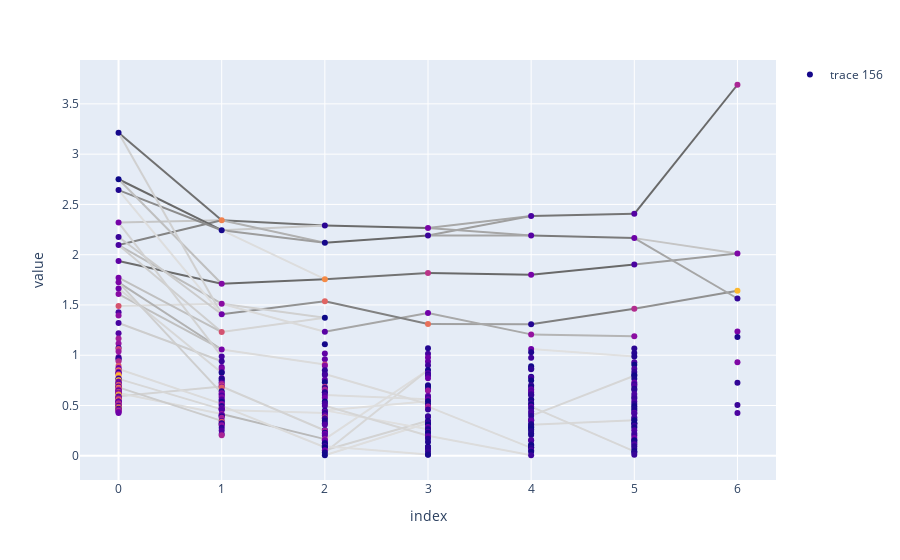

The code cell stored with this chart in its notebook:
### Markdown cell above
# Effective network visualisation

### Code cell
#Effective low network visualisation

import pandas as pd 
import plotly.express as px
import plotly.graph_objects as go

adjacency = [V[i+1].T@U[i] for i in range(len(arch)-2)]

attentionNoAbs = reg.linear.weight.detach().to('cpu').T
attention = torch.abs(attentionNoAbs)
attention=attention.reshape(len(attention))
attentionNoAbs=attentionNoAbs.reshape(len(attention))

def y_scale(x):
    return x 
    return (x-0.4)**0.2

df = pd.DataFrame({})
fig = px.scatter(df)


#Edges  
for k in range(len(adjacency)):
    E = torch.abs(adjacency[k]@torch.diag(S[k]))
    E2=torch.abs(adjacency[k])
    for i in range(E.shape[0]):
        for j in range(E.shape[1]):
            Emin = 3*1/np.sqrt(arch[k+1]) # 3 sigma away from the random uniform baseline 
            if E2[i,j]>Emin:
                edge = pd.DataFrame({"x" : [k,k+1],"y": [y_scale(S[k][j]).item(),y_scale(S[k+1][i]).item()]})
                #figEdge = go.scatter.Line(x=[k,k+1],y=[y_scale(S[k][j]),y_scale(S[k+1][i])],fillcolor='grey')
                
                #fig.add_trace(figEdge)
                coeff = 1-(E2[i,j]-Emin)/(E2.max()-Emin) # A mieux faire 
                color = coeff.item()*np.array([120,120,120])+np.array([105,105,105])
                r,g,b=int(color[0]),int(color[1]),int(color[2])
                color = "rgb"+str((r,g,b))
                fig.add_scatter(x=edge["x"],y=edge["y"],marker={"color":color,"opacity":0},hovertext=str(adjacency[k][i,j])
                               ,hoveron="fills",hoverinfo="text",text=str(adjacency[k][i,j]),showlegend=False ) 
                                   
                middle_node_trace = go.Scatter(
                    x=[np.array(edge["x"]).mean()],
                    y=[np.array(edge["y"]).mean()],
                    text=[str(adjacency[k][i,j])],
                    mode='markers',
                    hoverinfo='text',
                    showlegend=False,
                    marker=go.scatter.Marker(
                        opacity=0,
                        color='lightgrey'
                    )
                )
                
                fig.add_trace(middle_node_trace)
               


            
base=0
for i in range (len(S)):
    layer_i = pd.DataFrame({'x' : len(S[i])*[i], 'y': y_scale(S[i]), 'attention': attention[base:(base+len(S[i]))],
                            'attentionNoAbs' : attentionNoAbs[base:(base+len(S[i]))]})
    df = pd.concat([df,layer_i])
    base+=len(S[i])
    
    
#fig.add_scatter(x=df["x"], y=df["y"])           
node_trace = go.Scatter(
    x=df["x"],
    y=df["y"],
    text=df["attentionNoAbs"],
    mode='markers',
    hoverinfo='text',
    marker=go.scatter.Marker(
        opacity=1,
        color=df["attention"]
    ))

fig.add_trace(node_trace)

fig.show()

### Figure 1 — Plotly figure (JSON) as saved in the notebook; plotly's stock layout.template omitted (floating-point values rounded to 4 significant figures; data arrays with more than 128 entries replaced by an {"elided": "..."} marker saying what was removed)
{"data": [{"hoverinfo": "text", "hoveron": "fills", "hovertext": "tensor(-0.5646)", "marker": {"color": "rgb(112, 112, 112)", "opacity": 0}, "showlegend": false, "text": "tensor(-0.5646)", "type": "scatter", "x": [0, 1], "y": [3.213, 2.343]}, {"hoverinfo": "text", "marker": {"color": "lightgrey", "opacity": 0}, "mode": "markers", "showlegend": false, "text": ["tensor(-0.5646)"], "type": "scatter", "x": [0.5], "y": [2.778]}, {"hoverinfo": "text", "hoveron": "fills", "hovertext": "tensor(0.3625)", "marker": {"color": "rgb(198, 198, 198)", "opacity": 0}, "showlegend": false, "text": "tensor(0.3625)", "type": "scatter", "x": [0, 1], "y": [2.32, 2.343]}, {"hoverinfo": "text", "marker": {"color": "lightgrey", "opacity": 0}, "mode": "markers", "showlegend": false, "text": ["tensor(0.3625)"], "type": "scatter", "x": [0.5], "y": [2.332]}, {"hoverinfo": "text", "hoveron": "fills", "hovertext": "tensor(0.5169)", "marker": {"color": "rgb(132, 132, 132)", "opacity": 0}, "showlegend": false, "text": "tensor(0.5169)", "type": "scatter", "x": [0, 1], "y": [2.095, 2.343]}, {"hoverinfo": "text", "marker": {"color": "lightgrey", "opacity": 0}, "mode": "markers", "showlegend": false, "text": ["tensor(0.5169)"], "type": "scatter", "x": [0.5], "y": [2.219]}, {"hoverinfo": "text", "hoveron": "fills", "hovertext": "tensor(0.5815)", "marker": {"color": "rgb(105, 105, 105)", "opacity": 0}, "showlegend": false, "text": "tensor(0.5815)", "type": "scatter", "x": [0, 1], "y": [2.75, 2.243]}, {"hoverinfo": "text", "marker": {"color": "lightgrey", "opacity": 0}, "mode": "markers", "showlegend": false, "text": ["tensor(0.5815)"], "type": "scatter", "x": [0.5], "y": [2.497]}, {"hoverinfo": "text", "hoveron": "fills", "hovertext": "tensor(0.4980)", "marker": {"color": "rgb(140, 140, 140)", "opacity": 0}, "showlegend": false, "text": "tensor(0.4980)", "type": "scatter", "x": [0, 1], "y": [2.643, 2.243]}, {"hoverinfo": "text", "marker": {"color": "lightgrey", "opacity": 0}, "mode": "markers", "showlegend": false, "text": ["tensor(0.4980)"], "type": "scatter", "x": [0.5], "y": [2.443]}, {"hoverinfo": "text", "hoveron": "fills", "hovertext": "tensor(-0.3794)", "marker": {"color": "rgb(191, 191, 191)", "opacity": 0}, "showlegend": false, "text": "tensor(-0.3794)", "type": "scatter", "x": [0, 1], "y": [2.75, 1.711]}, {"hoverinfo": "text", "marker": {"color": "lightgrey", "opacity": 0}, "mode": "markers", "showlegend": false, "text": ["tensor(-0.3794)"], "type": "scatter", "x": [0.5], "y": [2.231]}, {"hoverinfo": "text", "hoveron": "fills", "hovertext": "tensor(-0.5742)", "marker": {"color": "rgb(108, 108, 108)", "opacity": 0}, "showlegend": false, "text": "tensor(-0.5742)", "type": "scatter", "x": [0, 1], "y": [1.937, 1.711]}, {"hoverinfo": "text", "marker": {"color": "lightgrey", "opacity": 0}, "mode": "markers", "showlegend": false, "text": ["tensor(-0.5742)"], "type": "scatter", "x": [0.5], "y": [1.824]}, {"hoverinfo": "text", "hoveron": "fills", "hovertext": "tensor(-0.3823)", "marker": {"color": "rgb(189, 189, 189)", "opacity": 0}, "showlegend": false, "text": "tensor(-0.3823)", "type": "scatter", "x": [0, 1], "y": [2.095, 1.513]}, {"hoverinfo": "text", "marker": {"color": "lightgrey", "opacity": 0}, "mode": "markers", "showlegend": false, "text": ["tensor(-0.3823)"], "type": "scatter", "x": [0.5], "y": [1.804]}, {"hoverinfo": "text", "hoveron": "fills", "hovertext": "tensor(0.3095)", "marker": {"color": "rgb(220, 220, 220)", "opacity": 0}, "showlegend": false, "text": "tensor(0.3095)", "type": "scatter", "x": [0, 1], "y": [1.489, 1.513]}, {"hoverinfo": "text", "marker": {"color": "lightgrey", "opacity": 0}, "mode": "markers", "showlegend": false, "text": ["tensor(0.3095)"], "type": "scatter", "x": [0.5], "y": [1.501]}, {"hoverinfo": "text", "hoveron": "fills", "hovertext": "tensor(0.3388)", "marker": {"color": "rgb(208, 208, 208)", "opacity": 0}, "showlegend": false, "text": "tensor(0.3388)", "type": "scatter", "x": [0, 1], "y": [3.213, 1.407]}, {"hoverinfo": "text", "marker": {"color": "lightgrey", "opacity": 0}, "mode": "markers", "showlegend": false, "text": ["tensor(0.3388)"], "type": "scatter", "x": [0.5], "y": [2.31]}, {"hoverinfo": "text", "hoveron": "fills", "hovertext": "tensor(-0.3054)", "marker": {"color": "rgb(222, 222, 222)", "opacity": 0}, "showlegend": false, "text": "tensor(-0.3054)", "type": "scatter", "x": [0, 1], "y": [2.643, 1.407]}, {"hoverinfo": "text", "marker": {"color": "lightgrey", "opacity": 0}, "mode": "markers", "showlegend": false, "text": ["tensor(-0.3054)"], "type": "scatter", "x": [0.5], "y": [2.025]}, {"hoverinfo": "text", "hoveron": "fills", "hovertext": "tensor(-0.3508)", "marker": {"color": "rgb(203, 203, 203)", "opacity": 0}, "showlegend": false, "text": "tensor(-0.3508)", "type": "scatter", "x": [0, 1], "y": [2.176, 1.407]}, {"hoverinfo": "text", "marker": {"color": "lightgrey", "opacity": 0}, "mode": "markers", "showlegend": false, "text": ["tensor(-0.3508)"], "type": "scatter", "x": [0.5], "y": [1.792]}, {"hoverinfo": "text", "hoveron": "fills", "hovertext": "tensor(0.3413)", "marker": {"color": "rgb(207, 207, 207)", "opacity": 0}, "showlegend": false, "text": "tensor(0.3413)", "type": "scatter", "x": [0, 1], "y": [2.095, 1.231]}, {"hoverinfo": "text", "marker": {"color": "lightgrey", "opacity": 0}, "mode": "markers", "showlegend": false, "text": ["tensor(0.3413)"], "type": "scatter", "x": [0.5], "y": [1.663]}, {"hoverinfo": "text", "hoveron": "fills", "hovertext": "tensor(-0.3758)", "marker": {"color": "rgb(192, 192, 192)", "opacity": 0}, "showlegend": false, "text": "tensor(-0.3758)", "type": "scatter", "x": [0, 1], "y": [1.771, 1.231]}, {"hoverinfo": "text", "marker": {"color": "lightgrey", "opacity": 0}, "mode": "markers", "showlegend": false, "text": ["tensor(-0.3758)"], "type": "scatter", "x": [0.5], "y": [1.501]}, {"hoverinfo": "text", "hoveron": "fills", "hovertext": "tensor(0.4099)", "marker": {"color": "rgb(178, 178, 178)", "opacity": 0}, "showlegend": false, "text": "tensor(0.4099)", "type": "scatter", "x": [0, 1], "y": [1.725, 1.057]}, {"hoverinfo": "text", "marker": {"color": "lightgrey", "opacity": 0}, "mode": "markers", "showlegend": false, "text": ["tensor(0.4099)"], "type": "scatter", "x": [0.5], "y": [1.391]}, {"hoverinfo": "text", "hoveron": "fills", "hovertext": "tensor(0.3756)", "marker": {"color": "rgb(192, 192, 192)", "opacity": 0}, "showlegend": false, "text": "tensor(0.3756)", "type": "scatter", "x": [0, 1], "y": [1.609, 1.057]}, {"hoverinfo": "text", "marker": {"color": "lightgrey", "opacity": 0}, "mode": "markers", "showlegend": false, "text": ["tensor(0.3756)"], "type": "scatter", "x": [0.5], "y": [1.333]}, {"hoverinfo": "text", "hoveron": "fills", "hovertext": "tensor(-0.3349)", "marker": {"color": "rgb(210, 210, 210)", "opacity": 0}, "showlegend": false, "text": "tensor(-0.3349)", "type": "scatter", "x": [0, 1], "y": [2.32, 0.9883]}, {"hoverinfo": "text", "marker": {"color": "lightgrey", "opacity": 0}, "mode": "markers", "showlegend": false, "text": ["tensor(-0.3349)"], "type": "scatter", "x": [0.5], "y": [1.654]}, {"hoverinfo": "text", "hoveron": "fills", "hovertext": "tensor(-0.3455)", "marker": {"color": "rgb(205, 205, 205)", "opacity": 0}, "showlegend": false, "text": "tensor(-0.3455)", "type": "scatter", "x": [0, 1], "y": [1.32, 0.9399]}, {"hoverinfo": "text", "marker": {"color": "lightgrey", "opacity": 0}, "mode": "markers", "showlegend": false, "text": ["tensor(-0.3455)"], "type": "scatter", "x": [0.5], "y": [1.13]}, {"hoverinfo": "text", "hoveron": "fills", "hovertext": "tensor(0.3212)", "marker": {"color": "rgb(215, 215, 215)", "opacity": 0}, "showlegend": false, "text": "tensor(0.3212)", "type": "scatter", "x": [0, 1], "y": [1.664, 0.8256]}, {"hoverinfo": "text", "marker": {"color": "lightgrey", "opacity": 0}, "mode": "markers", "showlegend": false, "text": ["tensor(0.3212)"], "type": "scatter", "x": [0.5], "y": [1.245]}, {"hoverinfo": "text", "hoveron": "fills", "hovertext": "tensor(0.3324)", "marker": {"color": "rgb(211, 211, 211)", "opacity": 0}, "showlegend": false, "text": "tensor(0.3324)", "type": "scatter", "x": [0, 1], "y": [0.5918, 0.689]}, {"hoverinfo": "text", "marker": {"color": "lightgrey", "opacity": 0}, "mode": "markers", "showlegend": false, "text": ["tensor(0.3324)"], "type": "scatter", "x": [0.5], "y": [0.6404]}, {"hoverinfo": "text", "hoveron": "fills", "hovertext": "tensor(-0.3432)", "marker": {"color": "rgb(206, 206, 206)", "opacity": 0}, "showlegend": false, "text": "tensor(-0.3432)", "type": "scatter", "x": [0, 1], "y": [1.725, 0.623]}, {"hoverinfo": "text", "marker": {"color": "lightgrey", "opacity": 0}, "mode": "markers", "showlegend": false, "text": ["tensor(-0.3432)"], "type": "scatter", "x": [0.5], "y": [1.174]}, {"hoverinfo": "text", "hoveron": "fills", "hovertext": "tensor(-0.3125)", "marker": {"color": "rgb(219, 219, 219)", "opacity": 0}, "showlegend": false, "text": "tensor(-0.3125)", "type": "scatter", "x": [0, 1], "y": [0.863, 0.5163]}, {"hoverinfo": "text", "marker": {"color": "lightgrey", "opacity": 0}, "mode": "markers", "showlegend": false, "text": ["tensor(-0.3125)"], "type": "scatter", "x": [0.5], "y": [0.6897]}, {"hoverinfo": "text", "hoveron": "fills", "hovertext": "tensor(0.3230)", "marker": {"color": "rgb(215, 215, 215)", "opacity": 0}, "showlegend": false, "text": "tensor(0.3230)", "type": "scatter", "x": [0, 1], "y": [0.7647, 0.4613]}, {"hoverinfo": "text", "marker": {"color": "lightgrey", "opacity": 0}, "mode": "markers", "showlegend": false, "text": ["tensor(0.3230)"], "type": "scatter", "x": [0.5], "y": [0.613]}, {"hoverinfo": "text", "hoveron": "fills", "hovertext": "tensor(0.3105)", "marker": {"color": "rgb(220, 220, 220)", "opacity": 0}, "showlegend": false, "text": "tensor(0.3105)", "type": "scatter", "x": [0, 1], "y": [0.6235, 0.4151]}, {"hoverinfo": "text", "marker": {"color": "lightgrey", "opacity": 0}, "mode": "markers", "showlegend": false, "text": ["tensor(0.3105)"], "type": "scatter", "x": [0.5], "y": [0.5193]}, {"hoverinfo": "text", "hoveron": "fills", "hovertext": "tensor(-0.3480)", "marker": {"color": "rgb(204, 204, 204)", "opacity": 0}, "showlegend": false, "text": "tensor(-0.3480)", "type": "scatter", "x": [0, 1], "y": [0.68, 0.347]}, {"hoverinfo": "text", "marker": {"color": "lightgrey", "opacity": 0}, "mode": "markers", "showlegend": false, "text": ["tensor(-0.3480)"], "type": "scatter", "x": [0.5], "y": [0.5135]}, {"hoverinfo": "text", "hoveron": "fills", "hovertext": "tensor(0.7685)", "marker": {"color": "rgb(114, 114, 114)", "opacity": 0}, "showlegend": false, "text": "tensor(0.7685)", "type": "scatter", "x": [1, 2], "y": [2.343, 2.291]}, {"hoverinfo": "text", "marker": {"color": "lightgrey", "opacity": 0}, "mode": "markers", "showlegend": false, "text": ["tensor(0.7685)"], "type": "scatter", "x": [1.5], "y": [2.317]}, {"hoverinfo": "text", "hoveron": "fills", "hovertext": "tensor(0.4968)", "marker": {"color": "rgb(201, 201, 201)", "opacity": 0}, "showlegend": false, "text": "tensor(0.4968)", "type": "scatter", "x": [1, 2], "y": [2.243, 2.291]}, {"hoverinfo": "text", "marker": {"color": "lightgrey", "opacity": 0}, "mode": "markers", "showlegend": false, "text": ["tensor(0.4968)"], "type": "scatter", "x": [1.5], "y": [2.267]}, {"hoverinfo": "text", "hoveron": "fills", "hovertext": "tensor(0.5730)", "marker": {"color": "rgb(177, 177, 177)", "opacity": 0}, "showlegend": false, "text": "tensor(0.5730)", "type": "scatter", "x": [1, 2], "y": [2.343, 2.119]}, {"hoverinfo": "text", "marker": {"color": "lightgrey", "opacity": 0}, "mode": "markers", "showlegend": false, "text": ["tensor(0.5730)"], "type": "scatter", "x": [1.5], "y": [2.231]}, {"hoverinfo": "text", "hoveron": "fills", "hovertext": "tensor(-0.6337)", "marker": {"color": "rgb(157, 157, 157)", "opacity": 0}, "showlegend": false, "text": "tensor(-0.6337)", "type": "scatter", "x": [1, 2], "y": [2.243, 2.119]}, {"hoverinfo": "text", "marker": {"color": "lightgrey", "opacity": 0}, "mode": "markers", "showlegend": false, "text": ["tensor(-0.6337)"], "type": "scatter", "x": [1.5], "y": [2.181]}, {"hoverinfo": "text", "hoveron": "fills", "hovertext": "tensor(-0.4367)", "marker": {"color": "rgb(221, 221, 221)", "opacity": 0}, "showlegend": false, "text": "tensor(-0.4367)", "type": "scatter", "x": [1, 2], "y": [2.243, 1.757]}, {"hoverinfo": "text", "marker": {"color": "lightgrey", "opacity": 0}, "mode": "markers", "showlegend": false, "text": ["tensor(-0.4367)"], "type": "scatter", "x": [1.5], "y": [2.0]}, {"hoverinfo": "text", "hoveron": "fills", "hovertext": "tensor(-0.7971)", "marker": {"color": "rgb(105, 105, 105)", "opacity": 0}, "showlegend": false, "text": "tensor(-0.7971)", "type": "scatter", "x": [1, 2], "y": [1.711, 1.757]}, {"hoverinfo": "text", "marker": {"color": "lightgrey", "opacity": 0}, "mode": "markers", "showlegend": false, "text": ["tensor(-0.7971)"], "type": "scatter", "x": [1.5], "y": [1.734]}, {"hoverinfo": "text", "hoveron": "fills", "hovertext": "tensor(-0.6674)", "marker": {"color": "rgb(146, 146, 146)", "opacity": 0}, "showlegend": false, "text": "tensor(-0.6674)", "type": "scatter", "x": [1, 2], "y": [1.407, 1.538]}, {"hoverinfo": "text", "marker": {"color": "lightgrey", "opacity": 0}, "mode": "markers", "showlegend": false, "text": ["tensor(-0.6674)"], "type": "scatter", "x": [1.5], "y": [1.473]}, {"hoverinfo": "text", "hoveron": "fills", "hovertext": "tensor(-0.4750)", "marker": {"color": "rgb(208, 208, 208)", "opacity": 0}, "showlegend": false, "text": "tensor(-0.4750)", "type": "scatter", "x": [1, 2], "y": [1.513, 1.373]}, {"hoverinfo": "text", "marker": {"color": "lightgrey", "opacity": 0}, "mode": "markers", "showlegend": false, "text": ["tensor(-0.4750)"], "type": "scatter", "x": [1.5], "y": [1.443]}, {"hoverinfo": "text", "hoveron": "fills", "hovertext": "tensor(0.4594)", "marker": {"color": "rgb(213, 213, 213)", "opacity": 0}, "showlegend": false, "text": "tensor(0.4594)", "type": "scatter", "x": [1, 2], "y": [1.231, 1.373]}, {"hoverinfo": "text", "marker": {"color": "lightgrey", "opacity": 0}, "mode": "markers", "showlegend": false, "text": ["tensor(0.4594)"], "type": "scatter", "x": [1.5], "y": [1.302]}, {"hoverinfo": "text", "hoveron": "fills", "hovertext": "tensor(-0.4432)", "marker": {"color": "rgb(218, 218, 218)", "opacity": 0}, "showlegend": false, "text": "tensor(-0.4432)", "type": "scatter", "x": [1, 2], "y": [1.513, 1.234]}, {"hoverinfo": "text", "marker": {"color": "lightgrey", "opacity": 0}, "mode": "markers", "showlegend": false, "text": ["tensor(-0.4432)"], "type": "scatter", "x": [1.5], "y": [1.373]}, {"hoverinfo": "text", "hoveron": "fills", "hovertext": "tensor(0.4418)", "marker": {"color": "rgb(219, 219, 219)", "opacity": 0}, "showlegend": false, "text": "tensor(0.4418)", "type": "scatter", "x": [1, 2], "y": [1.057, 0.9071]}, {"hoverinfo": "text", "marker": {"color": "lightgrey", "opacity": 0}, "mode": "markers", "showlegend": false, "text": ["tensor(0.4418)"], "type": "scatter", "x": [1.5], "y": [0.9821]}, {"hoverinfo": "text", "hoveron": "fills", "hovertext": "tensor(0.4328)", "marker": {"color": "rgb(222, 222, 222)", "opacity": 0}, "showlegend": false, "text": "tensor(0.4328)", "type": "scatter", "x": [1, 2], "y": [0.4553, 0.4258]}, {"hoverinfo": "text", "marker": {"color": "lightgrey", "opacity": 0}, "mode": "markers", "showlegend": false, "text": ["tensor(0.4328)"], "type": "scatter", "x": [1.5], "y": [0.4405]}, {"hoverinfo": "text", "hoveron": "fills", "hovertext": "tensor(0.4674)", "marker": {"color": "rgb(211, 211, 211)", "opacity": 0}, "showlegend": false, "text": "tensor(0.4674)", "type": "scatter", "x": [1, 2], "y": [0.689, 0.2513]}, {"hoverinfo": "text", "marker": {"color": "lightgrey", "opacity": 0}, "mode": "markers", "showlegend": false, "text": ["tensor(0.4674)"], "type": "scatter", "x": [1.5], "y": [0.4702]}, {"hoverinfo": "text", "hoveron": "fills", "hovertext": "tensor(-0.5480)", "marker": {"color": "rgb(185, 185, 185)", "opacity": 0}, "showlegend": false, "text": "tensor(-0.5480)", "type": "scatter", "x": [1, 2], "y": [0.4151, 0.1656]}, {"hoverinfo": "text", "marker": {"color": "lightgrey", "opacity": 0}, "mode": "markers", "showlegend": false, "text": ["tensor(-0.5480)"], "type": "scatter", "x": [1.5], "y": [0.2903]}, {"hoverinfo": "text", "hoveron": "fills", "hovertext": "tensor(0.4401)", "marker": {"color": "rgb(219, 219, 219)", "opacity": 0}, "showlegend": false, "text": "tensor(0.4401)", "type": "scatter", "x": [1, 2], "y": [0.4959, 0.08473]}, {"hoverinfo": "text", "marker": {"color": "lightgrey", "opacity": 0}, "mode": "markers", "showlegend": false, "text": ["tensor(0.4401)"], "type": "scatter", "x": [1.5], "y": [0.2903]}, {"hoverinfo": "text", "hoveron": "fills", "hovertext": "tensor(-0.9037)", "marker": {"color": "rgb(107, 107, 107)", "opacity": 0}, "showlegend": false, "text": "tensor(-0.9037)", "type": "scatter", "x": [2, 3], "y": [2.291, 2.266]}, {"hoverinfo": "text", "marker": {"color": "lightgrey", "opacity": 0}, "mode": "markers", "showlegend": false, "text": ["tensor(-0.9037)"], "type": "scatter", "x": [2.5], "y": [2.278]}, {"hoverinfo": "text", "hoveron": "fills", "hovertext": "tensor(0.9147)", "marker": {"color": "rgb(105, 105, 105)", "opacity": 0}, "showlegend": false, "text": "tensor(0.9147)", "type": "scatter", "x": [2, 3], "y": [2.119, 2.191]}, {"hoverinfo": "text", "marker": {"color": "lightgrey", "opacity": 0}, "mode": "markers", "showlegend": false, "text": ["tensor(0.9147)"], "type": "scatter", "x": [2.5], "y": [2.155]}, {"hoverinfo": "text", "hoveron": "fills", "hovertext": "tensor(0.8717)", "marker": {"color": "rgb(115, 115, 115)", "opacity": 0}, "showlegend": false, "text": "tensor(0.8717)", "type": "scatter", "x": [2, 3], "y": [1.757, 1.818]}, {"hoverinfo": "text", "marker": {"color": "lightgrey", "opacity": 0}, "mode": "markers", "showlegend": false, "text": ["tensor(0.8717)"], "type": "scatter", "x": [2.5], "y": [1.787]}, {"hoverinfo": "text", "hoveron": "fills", "hovertext": "tensor(0.6627)", "marker": {"color": "rgb(166, 166, 166)", "opacity": 0}, "showlegend": false, "text": "tensor(0.6627)", "type": "scatter", "x": [2, 3], "y": [1.234, 1.419]}, {"hoverinfo": "text", "marker": {"color": "lightgrey", "opacity": 0}, "mode": "markers", "showlegend": false, "text": ["tensor(0.6627)"], "type": "scatter", "x": [2.5], "y": [1.327]}, {"hoverinfo": "text", "hoveron": "fills", "hovertext": "tensor(-0.8151)", "marker": {"color": "rgb(129, 129, 129)", "opacity": 0}, "showlegend": false, "text": "tensor(-0.8151)", "type": "scatter", "x": [2, 3], "y": [1.538, 1.31]}, {"hoverinfo": "text", "marker": {"color": "lightgrey", "opacity": 0}, "mode": "markers", "showlegend": false, "text": ["tensor(-0.8151)"], "type": "scatter", "x": [2.5], "y": [1.424]}, {"hoverinfo": "text", "hoveron": "fills", "hovertext": "tensor(0.4383)", "marker": {"color": "rgb(221, 221, 221)", "opacity": 0}, "showlegend": false, "text": "tensor(0.4383)", "type": "scatter", "x": [2, 3], "y": [0.1656, 0.8527]}, {"hoverinfo": "text", "marker": {"color": "lightgrey", "opacity": 0}, "mode": "markers", "showlegend": false, "text": ["tensor(0.4383)"], "type": "scatter", "x": [2.5], "y": [0.5092]}, {"hoverinfo": "text", "hoveron": "fills", "hovertext": "tensor(0.4616)", "marker": {"color": "rgb(215, 215, 215)", "opacity": 0}, "showlegend": false, "text": "tensor(0.4616)", "type": "scatter", "x": [2, 3], "y": [0.03251, 0.8527]}, {"hoverinfo": "text", "marker": {"color": "lightgrey", "opacity": 0}, "mode": "markers", "showlegend": false, "text": ["tensor(0.4616)"], "type": "scatter", "x": [2.5], "y": [0.4426]}, {"hoverinfo": "text", "hoveron": "fills", "hovertext": "tensor(-0.4444)", "marker": {"color": "rgb(220, 220, 220)", "opacity": 0}, "showlegend": false, "text": "tensor(-0.4444)", "type": "scatter", "x": [2, 3], "y": [0.6038, 0.5615]}, {"hoverinfo": "text", "marker": {"color": "lightgrey", "opacity": 0}, "mode": "markers", "showlegend": false, "text": ["tensor(-0.4444)"], "type": "scatter", "x": [2.5], "y": [0.5826]}, {"hoverinfo": "text", "hoveron": "fills", "hovertext": "tensor(0.4335)", "marker": {"color": "rgb(222, 222, 222)", "opacity": 0}, "showlegend": false, "text": "tensor(0.4335)", "type": "scatter", "x": [2, 3], "y": [0.4515, 0.5426]}, {"hoverinfo": "text", "marker": {"color": "lightgrey", "opacity": 0}, "mode": "markers", "showlegend": false, "text": ["tensor(0.4335)"], "type": "scatter", "x": [2.5], "y": [0.4971]}, {"hoverinfo": "text", "hoveron": "fills", "hovertext": "tensor(-0.4518)", "marker": {"color": "rgb(218, 218, 218)", "opacity": 0}, "showlegend": false, "text": "tensor(-0.4518)", "type": "scatter", "x": [2, 3], "y": [0.8129, 0.5151]}, {"hoverinfo": "text", "marker": {"color": "lightgrey", "opacity": 0}, "mode": "markers", "showlegend": false, "text": ["tensor(-0.4518)"], "type": "scatter", "x": [2.5], "y": [0.664]}, {"hoverinfo": "text", "hoveron": "fills", "hovertext": "tensor(0.4798)", "marker": {"color": "rgb(211, 211, 211)", "opacity": 0}, "showlegend": false, "text": "tensor(0.4798)", "type": "scatter", "x": [2, 3], "y": [0.05525, 0.3476]}, {"hoverinfo": "text", "marker": {"color": "lightgrey", "opacity": 0}, "mode": "markers", "showlegend": false, "text": ["tensor(0.4798)"], "type": "scatter", "x": [2.5], "y": [0.2014]}, {"hoverinfo": "text", "hoveron": "fills", "hovertext": "tensor(0.4337)", "marker": {"color": "rgb(222, 222, 222)", "opacity": 0}, "showlegend": false, "text": "tensor(0.4337)", "type": "scatter", "x": [2, 3], "y": [0.005294, 0.3265]}, {"hoverinfo": "text", "marker": {"color": "lightgrey", "opacity": 0}, "mode": "markers", "showlegend": false, "text": ["tensor(0.4337)"], "type": "scatter", "x": [2.5], "y": [0.1659]}, {"hoverinfo": "text", "hoveron": "fills", "hovertext": "tensor(-0.4284)", "marker": {"color": "rgb(223, 223, 223)", "opacity": 0}, "showlegend": false, "text": "tensor(-0.4284)", "type": "scatter", "x": [2, 3], "y": [0.4515, 0.2632]}, {"hoverinfo": "text", "marker": {"color": "lightgrey", "opacity": 0}, "mode": "markers", "showlegend": false, "text": ["tensor(-0.4284)"], "type": "scatter", "x": [2.5], "y": [0.3574]}, {"hoverinfo": "text", "hoveron": "fills", "hovertext": "tensor(0.4653)", "marker": {"color": "rgb(214, 214, 214)", "opacity": 0}, "showlegend": false, "text": "tensor(0.4653)", "type": "scatter", "x": [2, 3], "y": [0.4977, 0.1996]}, {"hoverinfo": "text", "marker": {"color": "lightgrey", "opacity": 0}, "mode": "markers", "showlegend": false, "text": ["tensor(0.4653)"], "type": "scatter", "x": [2.5], "y": [0.3486]}, {"hoverinfo": "text", "hoveron": "fills", "hovertext": "tensor(-0.4326)", "marker": {"color": "rgb(222, 222, 222)", "opacity": 0}, "showlegend": false, "text": "tensor(-0.4326)", "type": "scatter", "x": [2, 3], "y": [0.09599, 0.01277]}, {"hoverinfo": "text", "marker": {"color": "lightgrey", "opacity": 0}, "mode": "markers", "showlegend": false, "text": ["tensor(-0.4326)"], "type": "scatter", "x": [2.5], "y": [0.05438]}, {"hoverinfo": "text", "hoveron": "fills", "hovertext": "tensor(-0.6591)", "marker": {"color": "rgb(168, 168, 168)", "opacity": 0}, "showlegend": false, "text": "tensor(-0.6591)", "type": "scatter", "x": [3, 4], "y": [2.266, 2.385]}, {"hoverinfo": "text", "marker": {"color": "lightgrey", "opacity": 0}, "mode": "markers", "showlegend": false, "text": ["tensor(-0.6591)"], "type": "scatter", "x": [3.5], "y": [2.325]}, {"hoverinfo": "text", "hoveron": "fills", "hovertext": "tensor(-0.6941)", "marker": {"color": "rgb(159, 159, 159)", "opacity": 0}, "showlegend": false, "text": "tensor(-0.6941)", "type": "scatter", "x": [3, 4], "y": [2.191, 2.385]}, {"hoverinfo": "text", "marker": {"color": "lightgrey", "opacity": 0}, "mode": "markers", "showlegend": false, "text": ["tensor(-0.6941)"], "type": "scatter", "x": [3.5], "y": [2.288]}, {"hoverinfo": "text", "hoveron": "fills", "hovertext": "tensor(0.6659)", "marker": {"color": "rgb(166, 166, 166)", "opacity": 0}, "showlegend": false, "text": "tensor(0.6659)", "type": "scatter", "x": [3, 4], "y": [2.266, 2.192]}, {"hoverinfo": "text", "marker": {"color": "lightgrey", "opacity": 0}, "mode": "markers", "showlegend": false, "text": ["tensor(0.6659)"], "type": "scatter", "x": [3.5], "y": [2.229]}, {"hoverinfo": "text", "hoveron": "fills", "hovertext": "tensor(-0.6676)", "marker": {"color": "rgb(165, 165, 165)", "opacity": 0}, "showlegend": false, "text": "tensor(-0.6676)", "type": "scatter", "x": [3, 4], "y": [2.191, 2.192]}, {"hoverinfo": "text", "marker": {"color": "lightgrey", "opacity": 0}, "mode": "markers", "showlegend": false, "text": ["tensor(-0.6676)"], "type": "scatter", "x": [3.5], "y": [2.191]}, {"hoverinfo": "text", "hoveron": "fills", "hovertext": "tensor(-0.9188)", "marker": {"color": "rgb(105, 105, 105)", "opacity": 0}, "showlegend": false, "text": "tensor(-0.9188)", "type": "scatter", "x": [3, 4], "y": [1.818, 1.801]}, {"hoverinfo": "text", "marker": {"color": "lightgrey", "opacity": 0}, "mode": "markers", "showlegend": false, "text": ["tensor(-0.9188)"], "type": "scatter", "x": [3.5], "y": [1.81]}, {"hoverinfo": "text", "hoveron": "fills", "hovertext": "tensor(-0.6906)", "marker": {"color": "rgb(160, 160, 160)", "opacity": 0}, "showlegend": false, "text": "tensor(-0.6906)", "type": "scatter", "x": [3, 4], "y": [1.31, 1.308]}, {"hoverinfo": "text", "marker": {"color": "lightgrey", "opacity": 0}, "mode": "markers", "showlegend": false, "text": ["tensor(-0.6906)"], "type": "scatter", "x": [3.5], "y": [1.309]}, {"hoverinfo": "text", "hoveron": "fills", "hovertext": "tensor(-0.6514)", "marker": {"color": "rgb(169, 169, 169)", "opacity": 0}, "showlegend": false, "text": "tensor(-0.6514)", "type": "scatter", "x": [3, 4], "y": [1.419, 1.207]}, {"hoverinfo": "text", "marker": {"color": "lightgrey", "opacity": 0}, "mode": "markers", "showlegend": false, "text": ["tensor(-0.6514)"], "type": "scatter", "x": [3.5], "y": [1.313]}, {"hoverinfo": "text", "hoveron": "fills", "hovertext": "tensor(0.4460)", "marker": {"color": "rgb(219, 219, 219)", "opacity": 0}, "showlegend": false, "text": "tensor(0.4460)", "type": "scatter", "x": [3, 4], "y": [0.4895, 0.07917]}, {"hoverinfo": "text", "marker": {"color": "lightgrey", "opacity": 0}, "mode": "markers", "showlegend": false, "text": ["tensor(0.4460)"], "type": "scatter", "x": [3.5], "y": [0.2843]}, {"hoverinfo": "text", "hoveron": "fills", "hovertext": "tensor(-0.4434)", "marker": {"color": "rgb(220, 220, 220)", "opacity": 0}, "showlegend": false, "text": "tensor(-0.4434)", "type": "scatter", "x": [3, 4], "y": [0.1996, 0.005392]}, {"hoverinfo": "text", "marker": {"color": "lightgrey", "opacity": 0}, "mode": "markers", "showlegend": false, "text": ["tensor(-0.4434)"], "type": "scatter", "x": [3.5], "y": [0.1025]}, {"hoverinfo": "text", "hoveron": "fills", "hovertext": "tensor(0.8518)", "marker": {"color": "rgb(117, 117, 117)", "opacity": 0}, "showlegend": false, "text": "tensor(0.8518)", "type": "scatter", "x": [4, 5], "y": [2.385, 2.407]}, {"hoverinfo": "text", "marker": {"color": "lightgrey", "opacity": 0}, "mode": "markers", "showlegend": false, "text": ["tensor(0.8518)"], "type": "scatter", "x": [4.5], "y": [2.396]}, {"hoverinfo": "text", "hoveron": "fills", "hovertext": "tensor(-0.8341)", "marker": {"color": "rgb(122, 122, 122)", "opacity": 0}, "showlegend": false, "text": "tensor(-0.8341)", "type": "scatter", "x": [4, 5], "y": [2.192, 2.165]}, {"hoverinfo": "text", "marker": {"color": "lightgrey", "opacity": 0}, "mode": "markers", "showlegend": false, "text": ["tensor(-0.8341)"], "type": "scatter", "x": [4.5], "y": [2.178]}, {"hoverinfo": "text", "hoveron": "fills", "hovertext": "tensor(0.9020)", "marker": {"color": "rgb(105, 105, 105)", "opacity": 0}, "showlegend": false, "text": "tensor(0.9020)", "type": "scatter", "x": [4, 5], "y": [1.801, 1.902]}, {"hoverinfo": "text", "marker": {"color": "lightgrey", "opacity": 0}, "mode": "markers", "showlegend": false, "text": ["tensor(0.9020)"], "type": "scatter", "x": [4.5], "y": [1.852]}, {"hoverinfo": "text", "hoveron": "fills", "hovertext": "tensor(-0.8125)", "marker": {"color": "rgb(127, 127, 127)", "opacity": 0}, "showlegend": false, "text": "tensor(-0.8125)", "type": "scatter", "x": [4, 5], "y": [1.308, 1.461]}, {"hoverinfo": "text", "marker": {"color": "lightgrey", "opacity": 0}, "mode": "markers", "showlegend": false, "text": ["tensor(-0.8125)"], "type": "scatter", "x": [4.5], "y": [1.385]}, {"hoverinfo": "text", "hoveron": "fills", "hovertext": "tensor(-0.5989)", "marker": {"color": "rgb(181, 181, 181)", "opacity": 0}, "showlegend": false, "text": "tensor(-0.5989)", "type": "scatter", "x": [4, 5], "y": [1.207, 1.189]}, {"hoverinfo": "text", "marker": {"color": "lightgrey", "opacity": 0}, "mode": "markers", "showlegend": false, "text": ["tensor(-0.5989)"], "type": "scatter", "x": [4.5], "y": [1.198]}, {"hoverinfo": "text", "hoveron": "fills", "hovertext": "tensor(-0.4269)", "marker": {"color": "rgb(224, 224, 224)", "opacity": 0}, "showlegend": false, "text": "tensor(-0.4269)", "type": "scatter", "x": [4, 5], "y": [1.061, 0.9868]}, {"hoverinfo": "text", "marker": {"color": "lightgrey", "opacity": 0}, "mode": "markers", "showlegend": false, "text": ["tensor(-0.4269)"], "type": "scatter", "x": [4.5], "y": [1.024]}, {"hoverinfo": "text", "hoveron": "fills", "hovertext": "tensor(0.4674)", "marker": {"color": "rgb(214, 214, 214)", "opacity": 0}, "showlegend": false, "text": "tensor(0.4674)", "type": "scatter", "x": [4, 5], "y": [0.3966, 0.7959]}, {"hoverinfo": "text", "marker": {"color": "lightgrey", "opacity": 0}, "mode": "markers", "showlegend": false, "text": ["tensor(0.4674)"], "type": "scatter", "x": [4.5], "y": [0.5962]}, {"hoverinfo": "text", "hoveron": "fills", "hovertext": "tensor(0.4591)", "marker": {"color": "rgb(216, 216, 216)", "opacity": 0}, "showlegend": false, "text": "tensor(0.4591)", "type": "scatter", "x": [4, 5], "y": [0.3086, 0.3534]}, {"hoverinfo": "text", "marker": {"color": "lightgrey", "opacity": 0}, "mode": "markers", "showlegend": false, "text": ["tensor(0.4591)"], "type": "scatter", "x": [4.5], "y": [0.331]}, {"hoverinfo": "text", "hoveron": "fills", "hovertext": "tensor(-0.4637)", "marker": {"color": "rgb(215, 215, 215)", "opacity": 0}, "showlegend": false, "text": "tensor(-0.4637)", "type": "scatter", "x": [4, 5], "y": [0.4896, 0.04433]}, {"hoverinfo": "text", "marker": {"color": "lightgrey", "opacity": 0}, "mode": "markers", "showlegend": false, "text": ["tensor(-0.4637)"], "type": "scatter", "x": [4.5], "y": [0.267]}, {"hoverinfo": "text", "hoveron": "fills", "hovertext": "tensor(-0.8464)", "marker": {"color": "rgb(105, 105, 105)", "opacity": 0}, "showlegend": false, "text": "tensor(-0.8464)", "type": "scatter", "x": [5, 6], "y": [2.407, 3.69]}, {"hoverinfo": "text", "marker": {"color": "lightgrey", "opacity": 0}, "mode": "markers", "showlegend": false, "text": ["tensor(-0.8464)"], "type": "scatter", "x": [5.5], "y": [3.049]}, {"hoverinfo": "text", "hoveron": "fills", "hovertext": "tensor(-0.5215)", "marker": {"color": "rgb(197, 197, 197)", "opacity": 0}, "showlegend": false, "text": "tensor(-0.5215)", "type": "scatter", "x": [5, 6], "y": [2.165, 2.011]}, {"hoverinfo": "text", "marker": {"color": "lightgrey", "opacity": 0}, "mode": "markers", "showlegend": false, "text": ["tensor(-0.5215)"], "type": "scatter", "x": [5.5], "y": [2.088]}, {"hoverinfo": "text", "hoveron": "fills", "hovertext": "tensor(0.6604)", "marker": {"color": "rgb(157, 157, 157)", "opacity": 0}, "showlegend": false, "text": "tensor(0.6604)", "type": "scatter", "x": [5, 6], "y": [1.902, 2.011]}, {"hoverinfo": "text", "marker": {"color": "lightgrey", "opacity": 0}, "mode": "markers", "showlegend": false, "text": ["tensor(0.6604)"], "type": "scatter", "x": [5.5], "y": [1.957]}, {"hoverinfo": "text", "hoveron": "fills", "hovertext": "tensor(-0.7038)", "marker": {"color": "rgb(145, 145, 145)", "opacity": 0}, "showlegend": false, "text": "tensor(-0.7038)", "type": "scatter", "x": [5, 6], "y": [1.461, 1.642]}, {"hoverinfo": "text", "marker": {"color": "lightgrey", "opacity": 0}, "mode": "markers", "showlegend": false, "text": ["tensor(-0.7038)"], "type": "scatter", "x": [5.5], "y": [1.552]}, {"hoverinfo": "text", "hoveron": "fills", "hovertext": "tensor(0.6303)", "marker": {"color": "rgb(166, 166, 166)", "opacity": 0}, "showlegend": false, "text": "tensor(0.6303)", "type": "scatter", "x": [5, 6], "y": [2.165, 1.564]}, {"hoverinfo": "text", "marker": {"color": "lightgrey", "opacity": 0}, "mode": "markers", "showlegend": false, "text": ["tensor(0.6303)"], "type": "scatter", "x": [5.5], "y": [1.865]}, {"hoverinfo": "text", "marker": {"color": {"elided": "360 float values"}, "opacity": 1}, "mode": "markers", "text": {"elided": "360 float values"}, "type": "scatter", "x": {"elided": "360 int values"}, "y": {"elided": "360 float values"}}], "layout": {"legend": {"tracegroupgap": 0}, "margin": {"t": 60}, "xaxis": {"anchor": "y", "domain": [0, 1], "title": {"text": "index"}}, "yaxis": {"anchor": "x", "domain": [0, 1], "title": {"text": "value"}}}}
